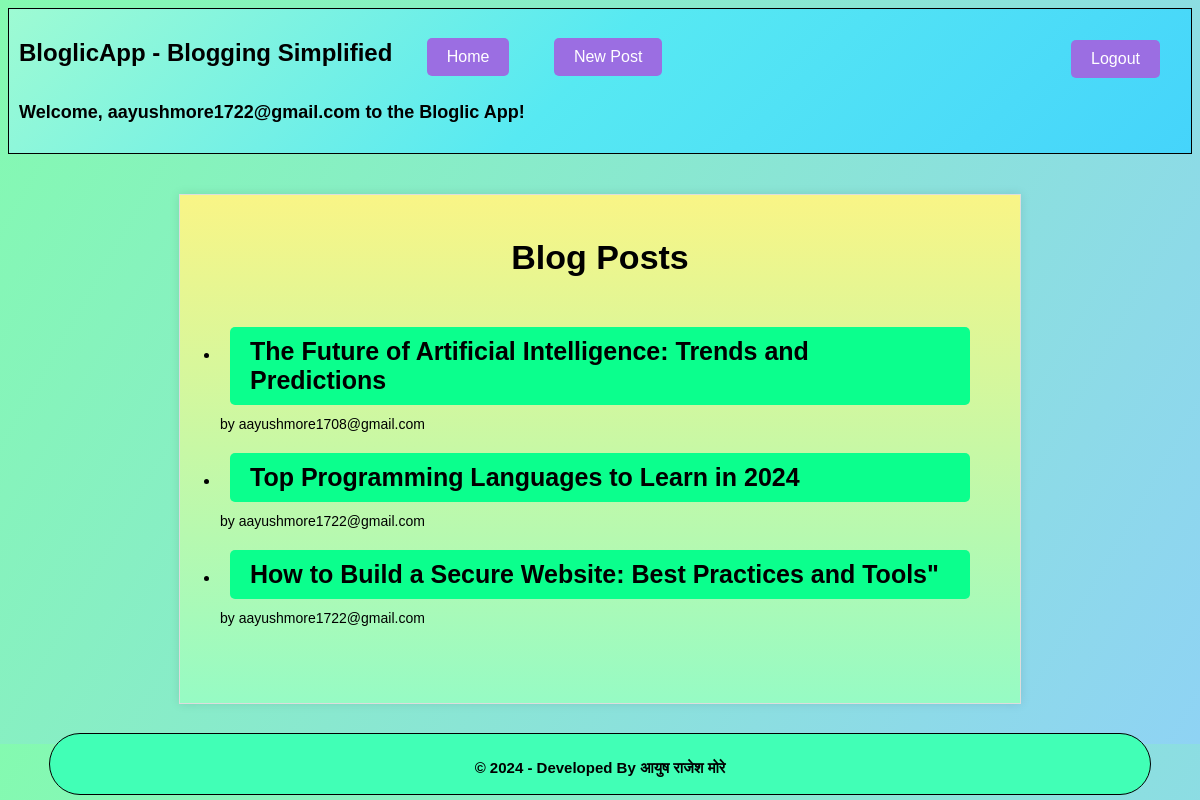
Page /blog/ (signed in) on the committed database.
### BloglicApp/models.py (models this page shows, shortened)
class Post(models.Model):
    title = models.CharField(max_length=255)
    content = models.TextField()
    author = models.ForeignKey(User, on_delete=models.CASCADE)
    created_at = models.DateTimeField(auto_now_add=True)
    updated_at = models.DateTimeField(auto_now=True)
    likes = models.ManyToManyField(User, related_name='post_likes')
    CHOICES = (
        ('Draft', 'Draft'),
        ('Published', 'Published')
        )
    status = models.CharField(max_length=10, choices=CHOICES)

### BloglicApp/views.py (the view)
# urls.py: path('blog/', views.post_list, name='post_list'),
@login_required
def post_list(request):
    posts = Post.objects.all()
    return render(request, 'blog/post_list.html', {'posts': posts})

### BloglicApp/templates/blog/post_list.html (shortened to what this page needs)
{% extends 'base.html' %}
{% block content %}
<div class="containerPost">
    <h1 class="title">Blog Posts</h1>
    {% if posts %}
    <ul class="post-list">
        {% for post in posts %}
        <li class="post">
            <a href="{% url 'post_detail' post.pk %}" class="post-link">{{ post.title }}</a>
            <span class="author">by {{ post.author }}</span>
        </li>
        {% endfor %}
    </ul>
    {% else %}
    <p class="no-posts">No posts available.</p>
    {% endif %}
</div>
{% endblock %}

### BloglicApp/templates/base.html (shortened to what this page needs)
{% load static %}
<!DOCTYPE html>
<html>
<head>
    <link rel="stylesheet" href="{% static 'css/style.css' %}">
    <link rel="stylesheet" href="https://cdnjs.cloudflare.com/ajax/libs/font-awesome/5.15.3/css/all.min.css" />
</head>
<body>
    <header>
        <nav>
            <ul>
                <li>
                    <h2><b>BloglicApp</b> - Blogging Simplified</h2>
                </li>
                <li><a href="{% url 'home' %}">Home</a></li>
                {% if request.user.is_authenticated %}
                <li><a href="{% url 'post_create' %}" class="link">New Post</a> </li>
        <li><h2 class="message">Welcome, {{ request.user.username }} to the Bloglic App!</h2></li>
                {% endif %}
                {% if request.user.is_authenticated %}
                <li class="righttop"><a href="{% url 'logout' %}">Logout</a></li>
                {% endif %}
            </ul>
        </nav>
    </header>
    <main>
        {% block content %}{% endblock %}
    </main>
    <footer>
        <p>&copy; 2024 - Developed By आयुष राजेश मोरे</p>
    </footer>
</body>
</html>

### BloglicApp/static/css/style.css (style rules this page uses)
body { font-family: Arial, sans-serif; background-image: linear-gradient(120deg, #84fab0 0%, #8fd3f4 100%); }
nav { background-image: linear-gradient(-225deg, #9EFBD3 0%, #57E9F2 48%, #45D4FB 100%); border: 1px solid black; }
.containerPost { max-width: 800px; margin: 40px auto; padding: 20px; background-image: linear-gradient(to top, #96fbc4 0%, #f9f586 100%); border: 1px solid #ddd; box-shadow: 0 0 10px rgba(0, 0, 0, 0.1); }
a,.add-comment-form-button,#add-comment-button { background-color: #9b6ee2; color: white; padding: 10px 20px; text-decoration: none; margin:10px; border-radius: 5px; cursor: pointer; }
.righttop { position: absolute; top: 30px; right: 10px; }
.button, a { display: inline-block; vertical-align: middle; }
.message { font-size: 18px; margin-bottom: 20px; }
footer { position: fixed; bottom: 0; height: 40px; margin-bottom: 5px; width: 90%; left: 50%; transform: translateX(-50%); display: flex; justify-content: center; text-align: center; font-size: 15px; font-weight: bold; background-color: #41ffb6; padding: 10px; border-radius: 50px; border: 1px solid black; }
nav { background-color: #e4ee5f; padding: 10px; }
nav ul { list-style: none; margin: 0; padding: 0; display: inline-block; }
nav li { display: inline-block; margin-right: 20px; }
nav a { color: white; text-decoration: none; }
.post-list { display: block; padding: 20px; }
.post { margin-bottom: 20px; }
.post-link { display: block; font-size: 25px; font-weight: bold; color: black; background-color: #0bff8d; transition: font-weight 0.2s; }
.author { font-size: 14px; color: #000000; margin-top: 10px; margin-bottom: 20px; }
.link { font-size: 16px; text-decoration: none; margin: 0 10px; }
.containerPost h1 { text-align: center; font-size: 34px; font-weight: bold; margin-bottom: 20px; }

### rows in the picture
Post: title "The Future of Artificial Intelligence: Trends and Predictions", author "aayushmore1708@gmail.com"
Post: title "Top Programming Languages to Learn in 2024", author "aayushmore1722@gmail.com"
Post: title "How to Build a Secure Website: Best Practices and Tools\"", author "aayushmore1722@gmail.com"

### other values in the picture
{{ request.user.username }} "aayushmore1722@gmail.com"
